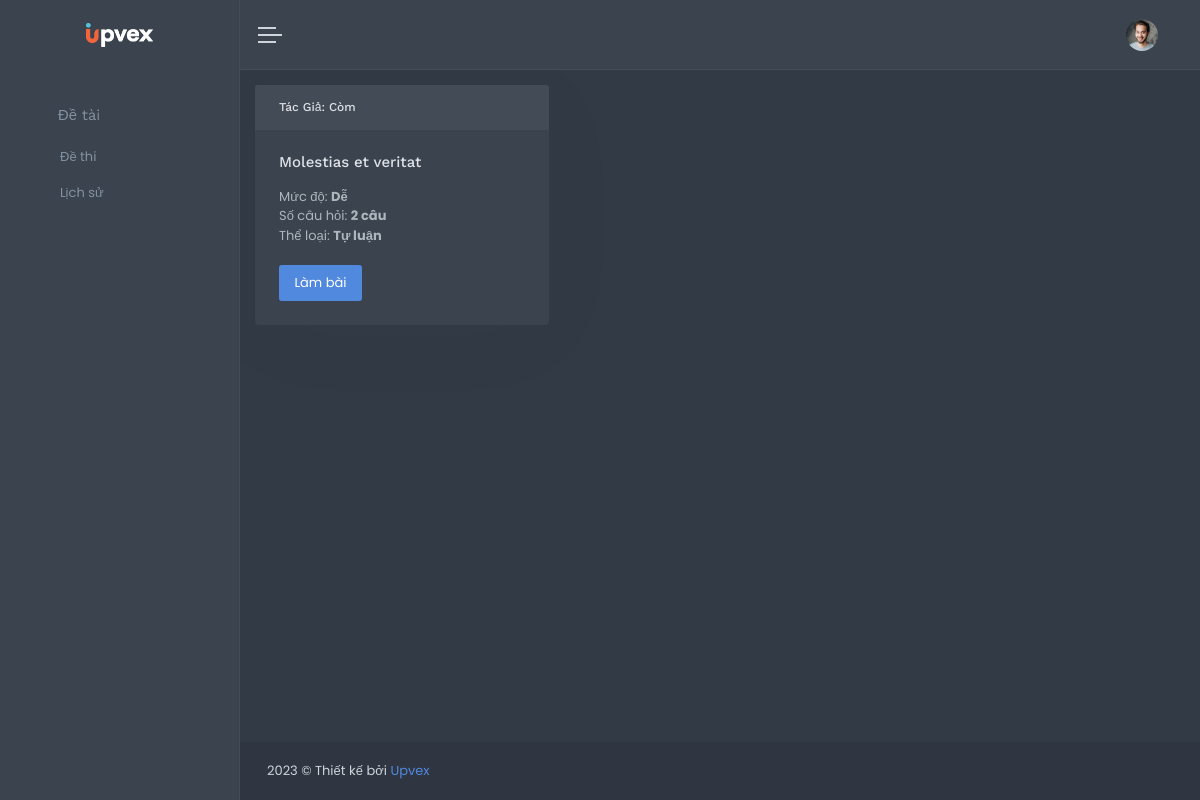
Before: /views/client/index.php with the older database file.
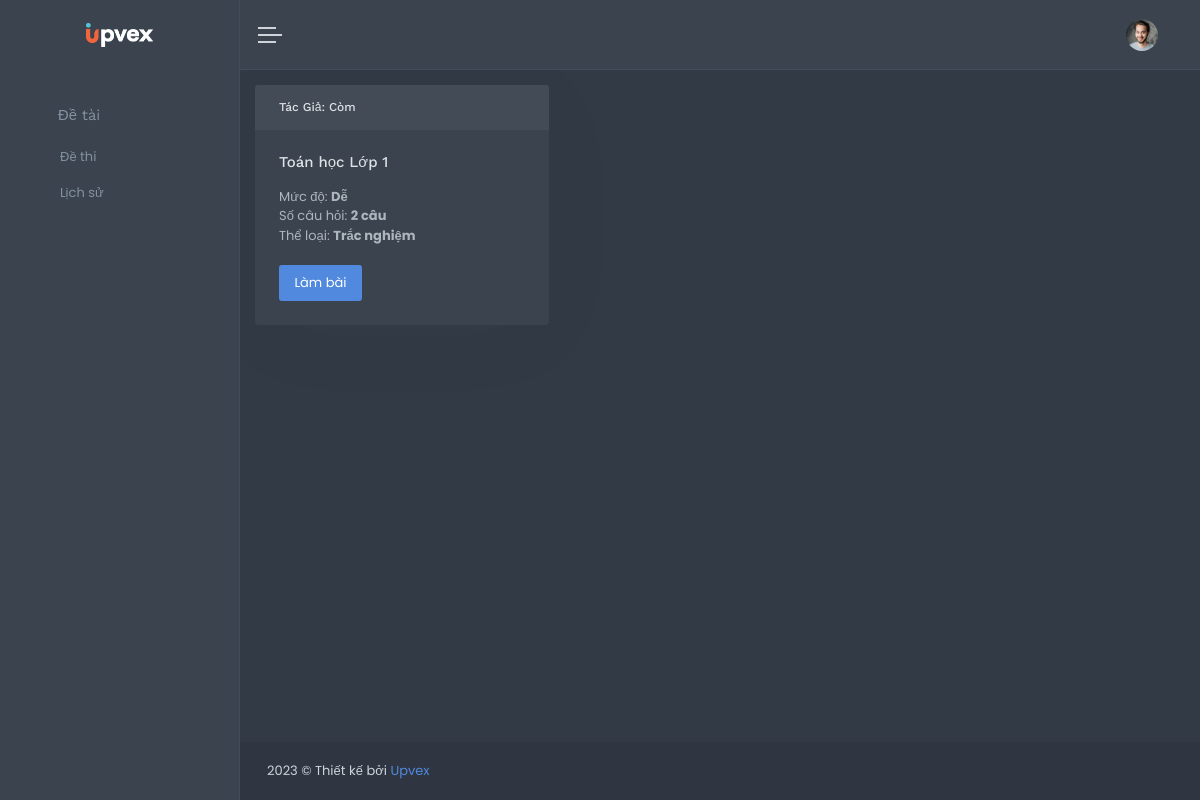
After: the same page with the newer database file.
### tables this page shows
CREATE TABLE `questions` (
  `id` int(11) NOT NULL,
  `id_topic` int(11) NOT NULL,
  `question` text NOT NULL,
  `answerA` varchar(255) NOT NULL,
  `answerB` varchar(255) NOT NULL,
  `answerC` varchar(255) NOT NULL,
  `answerD` varchar(255) NOT NULL,
  `correctAnswer` int(11) NOT NULL,
  `currentDate` date NOT NULL
);

CREATE TABLE `topics` (
  `id` int(11) NOT NULL,
  `title` text NOT NULL,
  `type` int(11) NOT NULL,
  `rank` int(11) NOT NULL,
  `currentDate` date NOT NULL,
  `id_user` int(11) NOT NULL
);

### config/config.php (called while the page is built, shortened)
<?php
    function getConnect(){
        $host = "localhost";
        $dbname = "question_database";
        $dbusername = "root";
        $dbpwd = "123456";
        try {
            $conn = new PDO("mysql:host=$host;dbname=$dbname;charset=utf8", $dbusername, $dbpwd);
        }catch(Exception $ex){
            var_dump($ex->getMessage());
            die;
        }
        return $conn;
    }
    function executeQuery($sqlQuery, $getAll = false){
        $conn = getConnect();
        try {
            $stmt = $conn->prepare($sqlQuery);
            $success = $stmt->execute();
            if($success){
                if($getAll){
                    $result = $stmt->fetchAll();
                    return ['error_code' => 0, 'data' => $result];
                } else {
                    return ['error_code' => 0, 'data' => $stmt->fetch()];
                }
                return ['error_code' => 0, 'data' => null];
            } else {
                return ['error_code' => 1, 'error_msg' => 'Execute failed'];
            }
        } catch(PDOException $ex) {
            return ['error_code' => 2, 'error_msg' => $ex->getMessage()];
        }
    }
    function formatQuestionType($typeCode) {
        switch ($typeCode) {
            case 1:
                return 'Trắc nghiệm';
            case 2:
                return 'Tự luận';
        }
    }
    function formatQuestionRank($rankCode) {
        switch ($rankCode) {
            case 1:
                return 'Dễ';
        }
    }
?>

### views/client/list-topic.php (the view)
<?php
    $sqlGetQuestion = "SELECT topics.*, topics.id as id_topic, questions.*, COUNT(questions.id) AS so_luong_cau_hoi FROM topics LEFT JOIN questions ON topics.id = questions.id_topic GROUP BY topics.id HAVING COUNT(questions.id) > 1";
    $dataAllTopic = executeQuery($sqlGetQuestion, true) ?: [];
    $data = $dataAllTopic['data'] != null ? $dataAllTopic['data'] : [];
?>
<div class="row">
    <?php foreach ($data as $key => $value) : ?>
        <div class="col-md-4">
            <div class="card">
                <h6 class="card-header">Tác Giả: Còm</h6>
                <div class="card-body">
                    <h5 class="card-title"><?= $value['title'] ?></h5>
                    <span class="card-text">Mức độ: <b><?= formatQuestionRank($value['rank']) ?></b></span>
                    <br>
                    <span class="card-text">Số câu hỏi: <b><?= $value['so_luong_cau_hoi'] ?> câu</b></span>
                    <br>
                    <span class="card-text">Thể loại: <b><?= formatQuestionType($value['type']) ?></b></span>
                    <br>
                    <br>
                    <a href="?action=view-question&qid=<?= $value['id_topic'] ?>" class="btn btn-primary waves-effect waves-light">Làm bài</a>
                </div>
            </div>
        </div>
    <?php endforeach ?>
</div>

### views/client/index.php (shortened to what this page needs)
<?php
    require_once("./config/config.php");
    $action = isset($_GET["action"]) ? $_GET["action"] : "";
    $userSession = !empty($_SESSION['user']) ? $_SESSION['user'] : '' ;
    $email = $userSession['email'];
    $sqlFindUser = "SELECT * FROM `users` WHERE email = '$email'";
    $user = executeQuery($sqlFindUser, false);
?>
<!DOCTYPE html>
<html lang="en">
    <head>
        <link href="./assets/libs/jquery-vectormap/jquery-jvectormap-1.2.2.css" rel="stylesheet" type="text/css">
        <link href="./assets/libs/sweetalert2/sweetalert2.min.css" rel="stylesheet" type="text/css">
        <link href="./assets/css/bootstrap.min.css" rel="stylesheet" type="text/css">
        <link href="./assets/css/icons.min.css" rel="stylesheet" type="text/css">
        <link href="./assets/css/app.min.css" rel="stylesheet" type="text/css">
        <link rel="stylesheet" href="//cdnjs.cloudflare.com/ajax/libs/toastr.js/latest/toastr.min.css">
    </head>
    <body>
        <div id="wrapper">
            <div class="navbar-custom">
                <ul class="list-unstyled topnav-menu float-right mb-0">
                    <li class="dropdown notification-list">
                        <a class="nav-link dropdown-toggle nav-user mr-0 waves-effect waves-light" data-toggle="dropdown" href="#" role="button" aria-haspopup="false" aria-expanded="false">
                            <img src="./assets/images/users/user-1.jpg" alt="user-image" class="rounded-circle">
                            <span class="pro-user-name ml-1"><?=  $user['data']['full_name'] ?><i class="mdi mdi-chevron-down"></i>
                            </span>
                        </a>
                    </li>
                </ul>
                <div class="logo-box">
                    <a href="index.html" class="logo text-center">
                        <span class="logo-lg">
                            <img src="./assets/images/logo-light.png" alt="" height="24">
                        </span>
                    </a>
                </div>
                <ul class="list-unstyled topnav-menu topnav-menu-left m-0">
                    <li>
                        <button class="button-menu-mobile waves-effect waves-light">
                            <span></span>
                            <span></span>
                            <span></span>
                        </button>
                    </li>
                </ul>
            </div>
            <div class="left-side-menu">
                <div class="slimscroll-menu">
                    <div id="sidebar-menu">
                        <ul class="metismenu" id="side-menu">
                            <li>
                                <a href="javascript: void(0);">
                                    <i class="la la-dashboard"></i>
                                    <span> Đề tài </span>
                                </a>
                                <ul class="nav-second-level" aria-expanded="false">
                                    <li>
                                        <a href="./index.php">Đề thi</a>
                                    </li>
                                    <li>
                                        <a href="?action=history">Lịch sử</a>
                                    </li>
                                </ul>
                            </li>
                        </ul>
                    </div>
                </div>
            </div>
            <div class="content-page">
                <div class="content" style="padding: 15px 0 0 0">
                    <?php
                        switch ($action) {
                            case "":
                                require("./views/client/list-topic.php");
                                break;
                        }
                    ?>
                </div>
                <footer class="footer">
                    <div class="container-fluid">
                        <div class="row">
                            <div class="col-md-6">
                                2023 &copy; Thiết kế bởi <a href="">Upvex</a>
                            </div>
                        </div>
                    </div>
                </footer>
            </div>
        </div>
    </body>
</html>

Changed rows visible on the page:
removed questions: id_topic.title "Molestias et veritat", id_topic.rank "Dễ", so_luong_cau_hoi "2", id_topic.type "Tự luận"
added questions: id_topic.title "Toán học Lớp 1", id_topic.rank "Dễ", so_luong_cau_hoi "2", id_topic.type "Trắc nghiệm"
